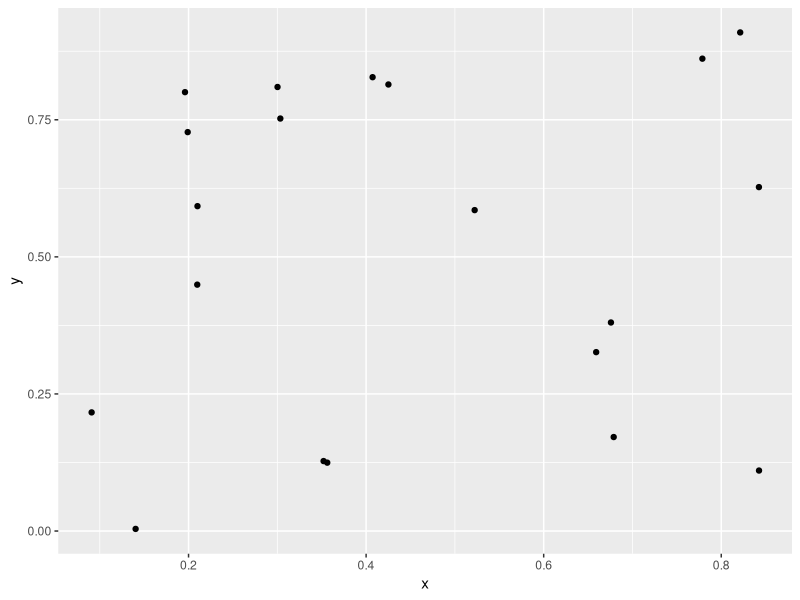

Source code (R):
## ---- chunk 1
knitr::opts_chunk$set(echo = TRUE)
library(tidyverse)
## ---- chunk 2
df <- tibble(x=runif(20),
       y=runif(20))
knitr::kable(head(df),caption="Here's some data!",digits=3,label="One")
## ---- chunk 3
ggplot(df) + geom_point(aes(x,y))
